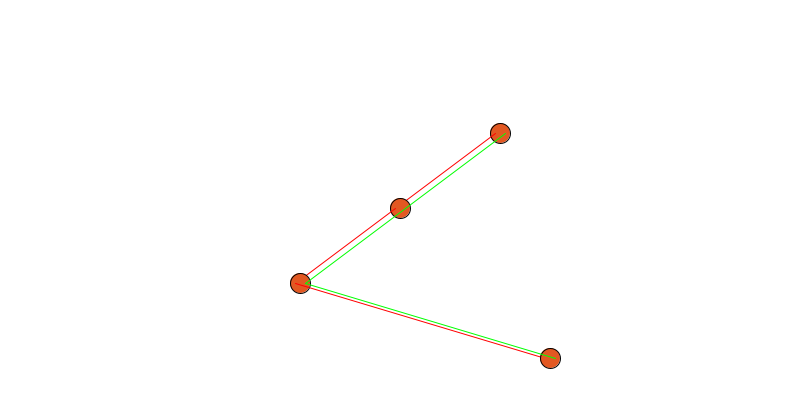
Frame 1 (no input)
Frame 60 (the mouse pressed at the canvas centre just before this capture): identical to frame 1, image omitted
Frame 120 (the mouse held since frame 60 and released just before this capture): identical to frame 1, image omitted

The Processing sketch that drew this single still picture (run headless with seeded random() and noise(); from frame 60 on, the mouse is pressed at the canvas centre):

// Processing sketch: orb_hw
// ── orb_hw.pde
//Constants
static final float SPRING_LEN = 50; // "resting" length
static final float SPRING_CONST = 0.005;
static final float AIR_DAMPING = 0.995;

float GRAVITY = 0.1;

OrbNode orb1;
OrbNode orb2;
OrbNode orb3;
OrbNode orb4;

OrbList o;
PVector g;

boolean moving;



void setup() {
  size(800, 400);
  g = new PVector(0, GRAVITY);
  reset();
}//setup

void reset() {
  moving = false;
  o = new OrbList();
  o.addFront(width/2 + 100, height / 3, false);
  o.append(width / 2, height / 3 + 75, true);
  o.append(width / 2 -100, height / 3 +150, false);
  o.append(width / 2 +150, height / 3 + 225, false);
}//reset


void draw() {
  background(255);
  if (moving) {
    runAStep();
  }
  o.display();
}//draw

void runAStep() {
  o.applySprings();
  o.applyExternalForce(g);
  o.run();
}

void keyPressed() {
  if (key == ' ') {
    moving = !moving;
  }
  if (key == 'h') {
    o.applyForce(1, new PVector(6, -6));
    o.applyForce(2, new PVector(6, -6));
    moving = true;
  }
  if (key == 'r') {
    reset();
  }
}//keyPressed

// ── FixedOrbNode.pde
class FixedOrbNode extends OrbNode {
  public FixedOrbNode(int x, int y) {
    super(x,y);
  }
  public void run() {
  }
}

// ── OrbList.pde
class OrbList {
  OrbNode front;
  OrbNode back;

  public OrbList() {
    front = null;
    back = null;
  }

  public OrbList(int x, int y) {
    front = new OrbNode(x, y);
  }

  public void display() {
    OrbNode cur = front;
    if (cur == null) {
      return;
    }
    cur.display();
    while (cur.next != null) {
      cur = cur.next;
      cur.display();
    }
  }
  void addFront(OrbNode o) {
    if (front == null) {
      front = o;
      back = front;
      return;
    }
    OrbNode tmp = front;
    o.next = tmp;
    tmp.prev = o;
    front = o;
  }

  void addFront(int x, int y, boolean fixed) {
    OrbNode tmp = new OrbNode(x, y);;
    if (fixed) {
      tmp = new FixedOrbNode(x,y);
    }
    addFront(tmp);
  }

  void append(int x, int y, boolean fixed) {
    OrbNode tmp = new OrbNode(x, y);
    if (fixed) {
      tmp = new FixedOrbNode(x,y);
    }
    append(tmp);
  }

  void append(OrbNode o) {
    OrbNode b = back;
    b.next = o;
    o.prev = b;
    back = o;
  }

  void run() {
    OrbNode cur = front;
    if (cur == null) {
      return;
    }
    cur.run();
    while (cur.next != null) {
      cur = cur.next;
      cur.run();
    }
  }

  void applySprings() {
    OrbNode cur = front;
    if (cur == null) {
      return;
    }
    cur.applySpringForce();
    while (cur.next != null) {
      cur = cur.next;
      cur.applySpringForce();
    }
  }

  void clear() {
    front = null;
    back = null;
  }

  void applyForce(int pos, PVector force) {
    int curPos = 0;
    OrbNode cur = front;
    while (curPos != pos && cur.next != null) {
      cur = cur.next;
      pos++;
    }
    cur.applyForce(force);
  }
  
  void applyExternalForce(PVector f) {
    OrbNode cur = front;
    if (cur == null) {
      return;
    }
    cur.applyForce(f);
    while (cur.next != null) {
      cur = cur.next;
      cur.applyForce(f);
    }
    cur.applyForce(f);
  }
}

// ── orb.pde
class OrbNode {
  PVector pos; //position
  PVector vel; //velocity
  PVector nextAccel; //acceleration for the next tick
  float psize;

  color c;
  
  OrbNode prev;
  OrbNode next;

  public OrbNode(int x, int y) {
    pos = new PVector(x, y);
    vel = new PVector();
    nextAccel = new PVector();
    c = color(226, 88, 34);
    psize = 20;
    prev = null;
    next = null;
  }

  void display() {
    stroke(0);
    fill(c);
    circle(pos.x, pos.y, psize);
    if (next != null) {
      stroke(255,0,0);
      line(pos.x-5,pos.y,next.pos.x-5, next.pos.y);
    }
    if (prev != null) {
      stroke(0,255,0);
      line(pos.x+5,pos.y,prev.pos.x+5, prev.pos.y);
    }
  }
  void applyForce(PVector f) {
    nextAccel.add(f);
  }

  boolean checkHitXBound() {
    return psize/2 + pos.x > width || pos.x - psize/2 < 0;
  }

  boolean checkHitYBound() {
    return psize/2 + pos.y > height || pos.y - psize/2 < 0;
  }


  void run() {
    vel.mult(AIR_DAMPING);
    vel.add(nextAccel);
    if (checkHitXBound()) {
      vel.x = -vel.x;
    }
    if (checkHitYBound()) {
      vel.y = -vel.y;
    }
    pos.add(vel);
    nextAccel = new PVector();
  }
  void applySpringForce() {
    if (next != null) {
      applyForce(calculateSpringForce(next));
    }
    if (prev != null) {
      applyForce(calculateSpringForce(prev));
    }
  }
  PVector calculateSpringForce(OrbNode other) {
    float mag = -SPRING_CONST * ((pos.dist(other.pos)) - SPRING_LEN);
    PVector vect = new PVector(pos.x - other.pos.x, pos.y - other.pos.y);
    vect.setMag(mag);
    return vect;
  }
}
